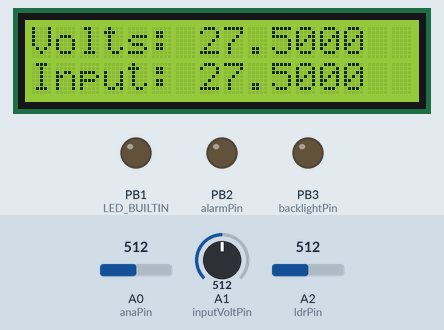
This sketch was run on a simulated ATtiny85, built with avr-gcc and run on an emulated ATtiny85. Parts: 16×2 character LCD, output pins drawn as LEDs (lit = HIGH). The inputs (shaded band) are chosen by the test bench; at power-on: A2 (ldrPin) = 512, A0 (anaPin) = 512, A1 (inputVoltPin) = 512.

Above: at 1.2 s.
1.3 s: A2 (ldrPin) set to 523
At 2.8 s:
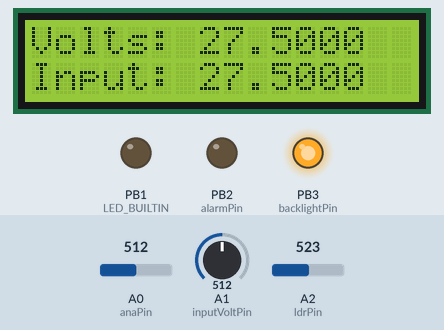
3.5 s: A0 (anaPin) set to 716
At 4.9 s:
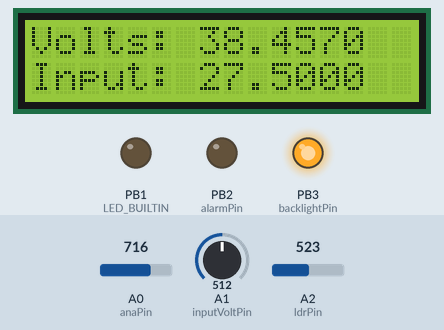
5.5 s: A1 (inputVoltPin) set to 716
At 6.9 s:
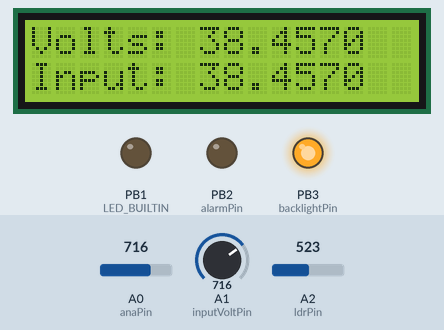
7.6 s: A0 (anaPin) set to 900
At 8.9 s:
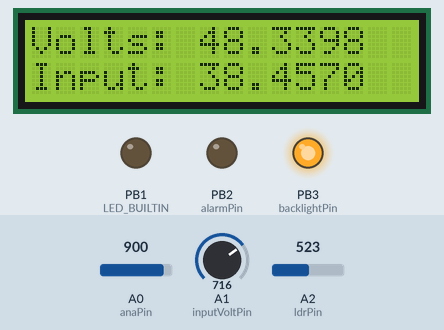
9.6 s: A1 (inputVoltPin) set to 900
At 11.0 s:
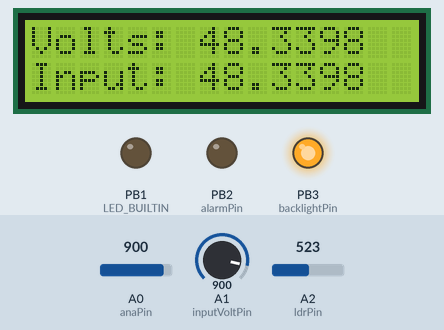
11.6 s: A0 (anaPin) set to 1023
At 13.1 s:
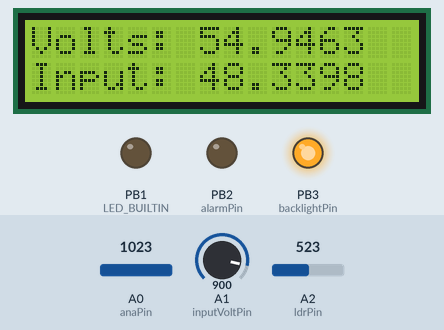
Timing chart, 0 to 14.6 s (numbered marks = the images above; inputs shaded):
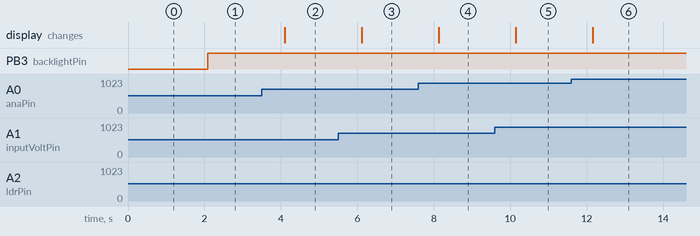

The sketch:

lcd_volt_meter.ino
```cpp
  /*
  LiquidCrystal Library - Hello World
   LCD RS pin to digital pin 12
   LCD R/W pin to ground
   LCD VSS pin to ground
   LCD VCC pin to 5V
   LCD E pin to digital pin 11
   LCD D4 pin to digital pin 7
   LCD D5 pin to digital pin 6
   LCD D6 pin to digital pin 5
   LCD D7 pin to digital pin 4
   10K resistor:
   ends to +5V and ground
   wiper to LCD VO pin (pin 3)

   analog part:
    3.3-30V in ---> 100K ohm /|\   ------> 10K ohm ---> Gnd
                              |
                              |
                           Analog 0
*/

#include <LiquidCrystal.h>

LiquidCrystal lcd(12, 11, 7, 6, 5, 4);

const int anaPin = A0;
const int inputVoltPin = A1;
const int ldrPin = A2;

const int backlightPin = 3;
const int alarmPin = 2;

const float minVolt = 7;

void setup()
{
  pinMode(backlightPin, OUTPUT);
  pinMode(LED_BUILTIN, OUTPUT);
  pinMode(alarmPin, OUTPUT);
  lcd.begin(16, 2);
  Serial.begin(9600);
  //  lcd.setCursor(0, 1);
  //         0123456789012345
  //  lcd.print("jcwiggi@gmail");
  lcd.setCursor(0, 0);
  //         0123456789012345
  //lcd.print("Volts: ");
}

//boolean flag = false;

void loop()
{
  float vin = 0.0;
#if 0
  if (!checkMyVolt())
  {
    if (!flag)
    {
      lcd.clear();
      flag = true;
    }
    lcd.setCursor(0, 0);
    lcd.print("Sys volt low");
  }
  else
  {
    flag = false;
#endif
    vin = getVolt(anaPin);
    lcd.setCursor(0, 0);
    lcd.print("Volts: ");
    lcd.print(vin, 4);
    //float tmp = readVcc();

    vin = getVolt(inputVoltPin);
    lcd.setCursor(0, 1);
    lcd.print("Input: ");
    lcd.print(vin, 4);

#if 0
  }
#endif
  checkLight();
  //Serial.println(vin);
  delay(1000);
}


float getVolt(int aPin)
{
  float vout = 0.0;
  float vin = 0.0;
  float R1 = 100000.0;
  float R2 = 10000.0;
  int value;

  value = analogRead(aPin);
  vout = (value * 5.0) / 1024.0;
  vin = vout / (R2 / (R1 + R2));
  if (vin < 0.09)
    vin = 0.0;
  return vin;
}

boolean checkMyVolt()
{
  float myvin = 0.0;

  myvin = getVolt(inputVoltPin);
  lcd.setCursor(0, 1);
  lcd.print("Input: ");
  lcd.print(myvin, 4);
  return (myvin >= minVolt ? true : false); //|| (myvin > 4.0 && myvin < 5.0)  ? true : false);
}

float readVcc()
{
  float t;
  // Read 1.1V reference against AVcc
  // set the reference to Vcc and the measurement to the internal 1.1V reference
#if defined(__AVR_ATmega32U4__) || defined(__AVR_ATmega1280__) || defined(__AVR_ATmega2560__)
  ADMUX = _BV(REFS0) | _BV(MUX4) | _BV(MUX3) | _BV(MUX2) | _BV(MUX1);
#elif defined (__AVR_ATtiny24__) || defined(__AVR_ATtiny44__) || defined(__AVR_ATtiny84__)
  ADMUX = _BV(MUX5) | _BV(MUX0);
#elif defined (__AVR_ATtiny25__) || defined(__AVR_ATtiny45__) || defined(__AVR_ATtiny85__)
  ADMUX = _BV(MUX3) | _BV(MUX2);
#else
  ADMUX = _BV(REFS0) | _BV(MUX3) | _BV(MUX2) | _BV(MUX1);
#endif
  delay(2); // Wait for Vref to settle
  ADCSRA |= _BV(ADSC); // Start conversion
  while (bit_is_set(ADCSRA, ADSC)); // measuring
  uint8_t low  = ADCL; // must read ADCL first - it then locks ADCH
  uint8_t high = ADCH; // unlocks both
  long result = (high << 8) | low;
  result = 1125300L / result; // Calculate Vcc (in mV); 1125300 = 1.1*1023*1000
  t = (float)result / 1000;
  return t; // Vcc in millivolts
}

void checkLight()
{
  //long ldrNum = map(abs(analogRead(ldrPin) - 1023), 0, 1023, 0, 255);
  long ldrNum = map(analogRead(ldrPin), 0, 1023, 0, 255);
  //Serial.println(ldrNum);
  //lcd.setCursor(0, 0);
  //lcd.print(ldrNum);
  analogWrite(backlightPin, ldrNum);
}
```

Measured:
- the behaviour switches between 513 and 514 on A2 (ldrPin) (found by bisection; images 0 and 1)
- after the input at 1.3 s, PB3 (backlightPin): LOW → HIGH after 0.78 s
- after the input at 3.5 s, the display: changes after 0.60 s (image 2)
- after the input at 5.5 s, the display: changes after 0.61 s (image 3)
- after the input at 7.6 s, the display: changes after 0.53 s (image 4)
- after the input at 9.6 s, the display: changes after 0.54 s (image 5)
- after the input at 11.6 s, the display: changes after 0.56 s (image 6)
